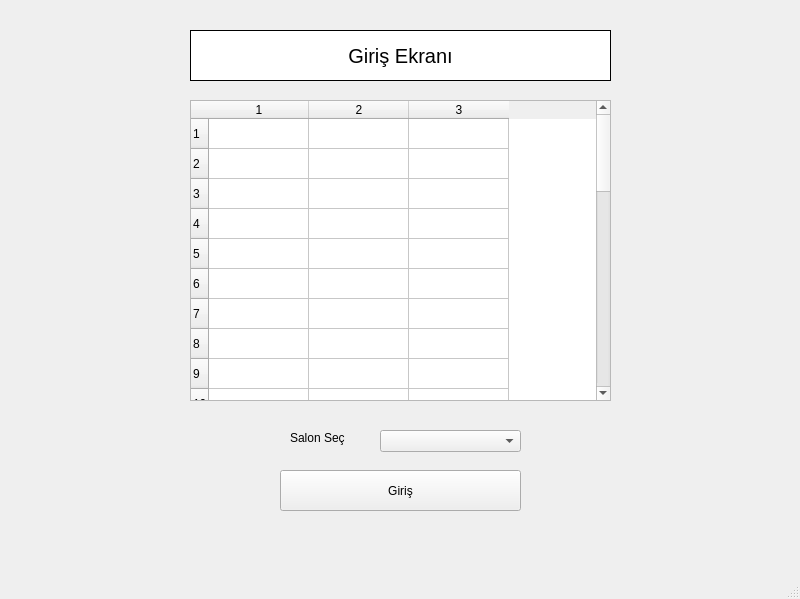
<?xml version="1.0" encoding="UTF-8"?>
<ui version="4.0">
 <class>MainWindow</class>
 <widget class="QMainWindow" name="MainWindow">
  <property name="geometry">
   <rect>
    <x>0</x>
    <y>0</y>
    <width>800</width>
    <height>599</height>
   </rect>
  </property>
  <property name="windowTitle">
   <string>Giriş Ekranı</string>
  </property>
  <widget class="QWidget" name="centralwidget">
   <widget class="QPushButton" name="btnGiris">
    <property name="geometry">
     <rect>
      <x>280</x>
      <y>470</y>
      <width>241</width>
      <height>41</height>
     </rect>
    </property>
    <property name="text">
     <string>Giriş</string>
    </property>
   </widget>
   <widget class="QComboBox" name="cmbSalonSec">
    <property name="geometry">
     <rect>
      <x>380</x>
      <y>430</y>
      <width>141</width>
      <height>22</height>
     </rect>
    </property>
   </widget>
   <widget class="QTableWidget" name="tableWidget">
    <property name="geometry">
     <rect>
      <x>190</x>
      <y>100</y>
      <width>421</width>
      <height>301</height>
     </rect>
    </property>
    <property name="rowCount">
     <number>32</number>
    </property>
    <property name="columnCount">
     <number>3</number>
    </property>
    <row/>
    <row/>
    <row/>
    <row/>
    <row/>
    <row/>
    <row/>
    <row/>
    <row/>
    <row/>
    <row/>
    <row/>
    <row/>
    <row/>
    <row/>
    <row/>
    <row/>
    <row/>
    <row/>
    <row/>
    <row/>
    <row/>
    <row/>
    <row/>
    <row/>
    <row/>
    <row/>
    <row/>
    <row/>
    <row/>
    <row/>
    <row/>
    <column/>
    <column/>
    <column/>
   </widget>
   <widget class="QLabel" name="label">
    <property name="geometry">
     <rect>
      <x>290</x>
      <y>430</y>
      <width>61</width>
      <height>16</height>
     </rect>
    </property>
    <property name="text">
     <string>Salon Seç</string>
    </property>
   </widget>
   <widget class="QLabel" name="label_2">
    <property name="geometry">
     <rect>
      <x>190</x>
      <y>30</y>
      <width>421</width>
      <height>51</height>
     </rect>
    </property>
    <property name="font">
     <font>
      <pointsize>15</pointsize>
      <weight>50</weight>
      <bold>false</bold>
     </font>
    </property>
    <property name="styleSheet">
     <string notr="true">background-color: rgb(255, 255, 255);border: 1px solid black</string>
    </property>
    <property name="text">
     <string>Giriş Ekranı</string>
    </property>
    <property name="alignment">
     <set>Qt::AlignCenter</set>
    </property>
   </widget>
  </widget>
  <widget class="QMenuBar" name="menubar">
   <property name="geometry">
    <rect>
     <x>0</x>
     <y>0</y>
     <width>800</width>
     <height>26</height>
    </rect>
   </property>
  </widget>
  <widget class="QStatusBar" name="statusbar"/>
 </widget>
 <resources/>
 <connections/>
</ui>
